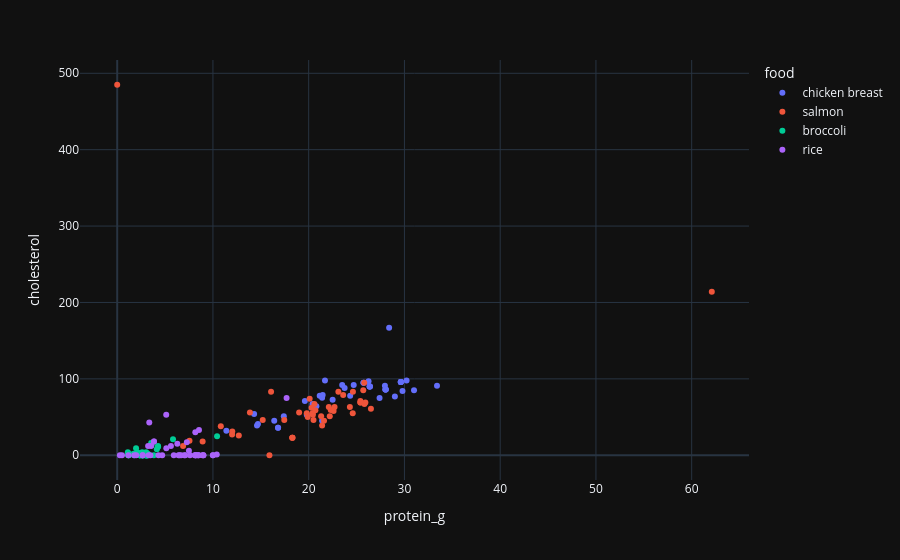

Write notebook code for a chart like this one.
### Markdown cell above
From this plot we gain great insight into how the foods in our meal influence our daily cholesterol (question 1). From this graph, it's clear to see that salmon and chicken breast and salmon significantly contribute to our daily cholesterol, whilst rice and brocolli don't influence cholesterol at all. Importantly, what this graph communicates to someone hwo may be trying to limit their daily cholesterol is that they should look to substitute the chicken and salmon in their meal.

### Code cell
import plotly.express as px
fig = px.scatter(data_frame=all_foods_df_cleaned, x="protein_g", y="cholesterol", color="food", hover_data=["category"])
fig

### Figure 1 — Plotly figure (JSON) as saved in the notebook; plotly's stock layout.template omitted (floating-point values rounded to 4 significant figures)
{"data": [{"customdata": [["Poultry, Chicken & Turkey"], ["Pepperoni, Salami & Cold Cuts"], ["Cooked & Prepared"], ["Canned Meat"], ["Other Deli"], ["Chicken, whole pieces"], ["Poultry Products"], ["Sausages and Luncheon Meats"], ["Chicken, whole pieces"], ["Chicken, whole pieces"], ["Chicken, whole pieces"], ["Chicken, whole pieces"], ["Chicken, whole pieces"], ["Poultry Products"], ["Poultry Products"], ["Poultry Products"], ["Chicken, whole pieces"], ["Chicken, whole pieces"], ["Sausages and Luncheon Meats"], ["Chicken, whole pieces"], ["Chicken, whole pieces"], ["Sausages and Luncheon Meats"], ["Sausages and Luncheon Meats"], ["Chicken, whole pieces"], ["Chicken, whole pieces"], ["Chicken, whole pieces"], ["Chicken, whole pieces"], ["Sausages and Luncheon Meats"], ["Poultry Products"], ["Poultry Products"], ["Poultry Products"], ["Poultry mixed dishes"], ["Poultry Products"], ["Poultry Products"], ["Poultry Products"], ["Poultry Products"], ["Poultry Products"], ["Fast Foods"], ["Fast Foods"], ["Chicken, whole pieces"], ["Chicken, whole pieces"], ["Chicken, whole pieces"], ["Chicken, whole pieces"], ["Chicken, whole pieces"], ["Chicken, whole pieces"]], "hovertemplate": "food=chicken breast<br>protein_g=%{x}<br>cholesterol=%{y}<br>category=%{customdata[0]}<extra></extra>", "legendgroup": "chicken breast", "marker": {"color": "#636efa", "symbol": "circle"}, "mode": "markers", "name": "chicken breast", "orientation": "v", "showlegend": true, "type": "scatter", "x": [20.4, 14.3, 19.6, 21.4, 11.4, 28.04, 14.7, 14.6, 26.37, 25.72, 29.62, 24.7, 27.96, 22.5, 21.4, 16.4, 21.15, 24.33, 19.8, 23.75, 29.62, 17.4, 16.8, 25.72, 29.62, 26.37, 28.04, 16.8, 26.4, 28.0, 20.8, 28.4, 29.8, 27.4, 33.4, 31.0, 29.0, 23.5, 21.7, 26.37, 28.04, 26.25, 30.22, 21.46, 29.62], "xaxis": "x", "y": [67.0, 54.0, 71.0, 45.0, 32.0, 86.0, 41.0, 39.0, 90.0, 95.0, 96.0, 92.0, 91.0, 72.7, 75.4, 45.0, 78.0, 78.0, 53.0, 88.0, 96.0, 51.0, 36.0, 95.0, 96.0, 90.0, 86.0, 36.0, 90.0, 86.0, 64.0, 167.0, 84.0, 75.0, 91.0, 85.0, 77.0, 92.0, 98.0, 90.0, 86.0, 97.0, 98.0, 79.0, 96.0], "yaxis": "y"}, {"customdata": [["Fish & Seafood"], ["Frozen Fish & Seafood"], ["Seafood mixed dishes"], ["Seafood mixed dishes"], ["Fats and Oils"], ["Fish"], ["Fish"], ["Fish"], ["Fish"], ["Fish"], ["Fish"], ["Fish"], ["Seafood sandwiches"], ["Egg rolls, dumplings, sushi"], ["Egg rolls, dumplings, sushi"], ["Seafood mixed dishes"], ["Fish"], ["Finfish and Shellfish Products"], ["Finfish and Shellfish Products"], ["Finfish and Shellfish Products"], ["Finfish and Shellfish Products"], ["Finfish and Shellfish Products"], ["Seafood mixed dishes"], ["Finfish and Shellfish Products"], ["Finfish and Shellfish Products"], ["Fish"], ["Finfish and Shellfish Products"], ["Finfish and Shellfish Products"], ["Finfish and Shellfish Products"], ["Finfish and Shellfish Products"], ["Finfish and Shellfish Products"], ["Finfish and Shellfish Products"], ["Finfish and Shellfish Products"], ["Finfish and Shellfish Products"], ["American Indian/Alaska Native Foods"], ["American Indian/Alaska Native Foods"], ["Finfish and Shellfish Products"], ["Finfish and Shellfish Products"], ["Finfish and Shellfish Products"], ["Finfish and Shellfish Products"], ["Finfish and Shellfish Products"], ["American Indian/Alaska Native Foods"], ["Finfish and Shellfish Products"], ["Finfish and Shellfish Products"], ["Finfish and Shellfish Products"], ["Finfish and Shellfish Products"], ["American Indian/Alaska Native Foods"], ["Finfish and Shellfish Products"]], "hovertemplate": "food=salmon<br>protein_g=%{x}<br>cholesterol=%{y}<br>category=%{customdata[0]}<extra></extra>", "legendgroup": "salmon", "marker": {"color": "#EF553B", "symbol": "circle"}, "mode": "markers", "name": "salmon", "orientation": "v", "showlegend": true, "type": "scatter", "x": [19.0, 15.2, 7.55, 10.82, 0.0, 24.62, 17.45, 25.92, 25.4, 20.44, 18.28, 25.82, 13.86, 6.88, 8.92, 16.07, 25.4, 19.9, 18.3, 20.1, 20.5, 22.2, 12.02, 20.4, 19.8, 22.7, 21.3, 21.6, 12.7, 12.0, 20.3, 25.7, 18.3, 25.8, 62.1, 20.7, 23.1, 24.6, 23.6, 26.5, 22.3, 15.9, 20.6, 22.1, 25.4, 21.4, 22.6, 24.3], "xaxis": "x", "y": [56.0, 46.0, 19.0, 38.0, 485.0, 83.0, 46.0, 69.0, 69.0, 53.0, 23.0, 67.0, 56.0, 12.0, 18.0, 83.0, 69.0, 50.0, 23.0, 74.0, 46.0, 51.0, 31.0, 55.0, 55.0, 63.0, 51.0, 45.0, 26.0, 27.0, 62.1, 85.0, 23.0, 95.0, 214.0, 59.0, 83.0, 55.0, 79.0, 61.0, 59.3, 0.0, 67.0, 63.0, 71.0, 39.0, 58.0, 63.0], "yaxis": "y"}, {"customdata": [["Frozen Vegetables"], ["Pre-Packaged Fruit & Vegetables"], ["Fried vegetables"], ["Broccoli"], ["Stir-fry and soy-based sauce mixtures"], ["Vegetables and Vegetable Products"], ["Vegetables and Vegetable Products"], ["Vegetables and Vegetable Products"], ["Broccoli"], ["Broccoli"], ["Coleslaw, non-lettuce salads"], ["Broccoli"], ["Broccoli"], ["Vegetable dishes"], ["Vegetable dishes"], ["Vegetables and Vegetable Products"], ["Vegetables and Vegetable Products"], ["Not included in a food category"], ["Vegetables and Vegetable Products"], ["Vegetables and Vegetable Products"], ["Soups, cream-based"], ["Broccoli"], ["Broccoli"], ["Broccoli"], ["Broccoli"], ["Vegetables and Vegetable Products"], ["Vegetables and Vegetable Products"], ["Broccoli"], ["Broccoli"], ["Broccoli"], ["Broccoli"], ["Baby Foods"], ["Other vegetables and combinations"], ["Other vegetables and combinations"], ["Vegetables and Vegetable Products"], ["Baby Foods"], ["Other vegetables and combinations"], ["Other vegetables and combinations"], ["Vegetables and Vegetable Products"], ["Soups, Sauces, and Gravies"], ["Coleslaw, non-lettuce salads"], ["Vegetables and Vegetable Products"], ["Vegetables and Vegetable Products"], ["Broccoli"], ["Broccoli"], ["Vegetables and Vegetable Products"]], "hovertemplate": "food=broccoli<br>protein_g=%{x}<br>cholesterol=%{y}<br>category=%{customdata[0]}<extra></extra>", "legendgroup": "broccoli", "marker": {"color": "#00cc96", "symbol": "circle"}, "mode": "markers", "name": "broccoli", "orientation": "v", "showlegend": true, "type": "scatter", "x": [2.35, 2.7, 4.28, 2.57, 10.43, 2.57, 3.83, 3.17, 3.17, 3.2, 1.97, 1.22, 1.2, 3.55, 4.14, 1.14, 1.2, 2.68, 2.98, 2.98, 4.26, 2.55, 2.59, 3.0, 2.6, 2.98, 2.81, 2.61, 2.67, 3.02, 3.09, 3.59, 2.29, 2.35, 2.38, 1.11, 1.72, 1.76, 2.38, 2.1, 5.83, 3.1, 3.1, 2.6, 3.01, 3.1], "xaxis": "x", "y": [0.0, 0.0, 11.0, 0.0, 25.0, 0.0, 0.0, 0.0, 0.0, 2.0, 9.0, 2.0, 0.0, 16.0, 8.0, 0.0, 0.0, 0.0, 0.0, 0.0, 12.0, 3.0, 0.0, 0.0, 2.0, 0.0, 0.0, 4.0, 0.0, 4.0, 0.0, 13.0, 2.0, 0.0, 0.0, 4.0, 2.0, 0.0, 0.0, 4.0, 21.0, 0.0, 0.0, 2.0, 2.0, 0.0], "yaxis": "y"}, {"customdata": [["Pizza Mixes & Other Dry Dinners"], ["Rice"], ["Rice mixed dishes"], ["Rice mixed dishes"], ["Crackers, excludes saltines"], ["Crackers, excludes saltines"], ["Rice mixed dishes"], ["Crackers, excludes saltines"], ["Tortilla, corn, other chips"], ["Poultry mixed dishes"], ["Yeast breads"], ["Grits and other cooked cereals"], ["Seafood mixed dishes"], ["Seafood mixed dishes"], ["Pudding"], ["Snacks"], ["Rice mixed dishes"], ["Plant-based milk"], ["Rice mixed dishes"], ["Soups, broth-based"], ["Wine"], ["Snacks"], ["Snacks"], ["Snacks"], ["Snacks"], ["Snacks"], ["Meals, Entrees, and Side Dishes"], ["Snacks"], ["Snacks"], ["Snacks"], ["Snacks"], ["Ready-to-eat cereal, lower sugar (=<21.2g/100g)"], ["Fried rice and lo/chow mein"], ["Fried rice and lo/chow mein"], ["Pasta, noodles, cooked grains"], ["Bean, pea, legume dishes"], ["Rice"], ["Rice"], ["Bean, pea, legume dishes"], ["Bean, pea, legume dishes"], ["Bean, pea, legume dishes"], ["Meat mixed dishes"], ["Meat mixed dishes"], ["Meat mixed dishes"], ["Baked Products"]], "hovertemplate": "food=rice<br>protein_g=%{x}<br>cholesterol=%{y}<br>category=%{customdata[0]}<extra></extra>", "legendgroup": "rice", "marker": {"color": "#ab63fa", "symbol": "circle"}, "mode": "markers", "name": "rice", "orientation": "v", "showlegend": true, "type": "scatter", "x": [3.47, 6.67, 5.12, 1.98, 10.0, 5.91, 3.29, 7.1, 8.2, 17.69, 4.31, 1.17, 8.16, 8.54, 3.23, 10.0, 3.35, 0.28, 2.65, 3.54, 0.5, 9.0, 8.4, 8.5, 8.1, 8.2, 10.4, 9.0, 8.5, 8.2, 7.6, 7.01, 3.84, 3.84, 1.78, 6.5, 2.67, 5.13, 6.4, 7.49, 4.7, 6.28, 7.27, 5.61, 8.9], "xaxis": "x", "y": [0.0, 0.0, 53.0, 0.0, 0.0, 0.0, 0.0, 0.0, 0.0, 75.0, 0.0, 0.0, 30.0, 33.0, 12.0, 0.0, 43.0, 0.0, 0.0, 12.0, 0.0, 0.0, 0.0, 0.0, 0.0, 0.0, 1.0, 0.0, 0.0, 0.0, 0.0, 0.0, 18.0, 18.0, 0.0, 0.0, 0.0, 9.0, 0.0, 6.0, 0.0, 15.0, 17.0, 12.0, 0.0], "yaxis": "y"}], "layout": {"legend": {"title": {"text": "food"}, "tracegroupgap": 0}, "margin": {"t": 60}, "xaxis": {"anchor": "y", "domain": [0, 1], "title": {"text": "protein_g"}}, "yaxis": {"anchor": "x", "domain": [0, 1], "title": {"text": "cholesterol"}}}}
